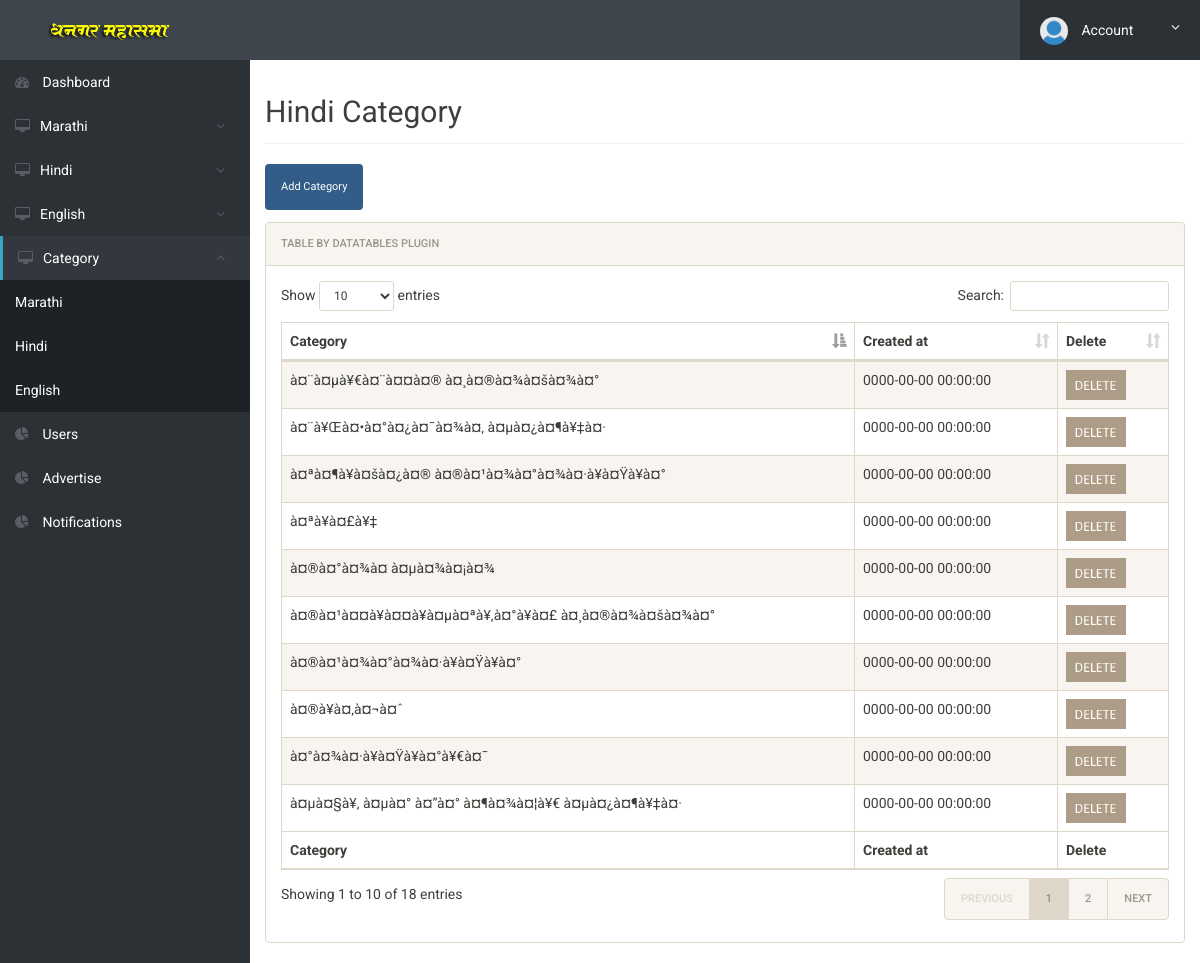
The app's page /h_category.php (signed in) with its own data.
### tables this page shows
CREATE TABLE IF NOT EXISTS `category` (
  `id` int(99) NOT NULL AUTO_INCREMENT,
  `caregory_name` text NOT NULL,
  `lang_status` int(2) NOT NULL,
  `created_at` timestamp NOT NULL DEFAULT CURRENT_TIMESTAMP,
  PRIMARY KEY (`id`)
);

### h_category.php (the view, shortened to what this page needs)
<?php session_start();
if(isset($_SESSION["id"]) and isset($_SESSION["user"]))
{
?>
<!doctype html>
<html lang="en" class="no-js">
<head>
	<link rel="stylesheet" href="css/font-awesome.min.css">
	<link rel="stylesheet" href="css/bootstrap.min.css">
	<link rel="stylesheet" href="css/dataTables.bootstrap.min.css">
	<link rel="stylesheet" href="css/bootstrap-social.css">
	<link rel="stylesheet" href="css/bootstrap-select.css">
	<link rel="stylesheet" href="css/fileinput.min.css">
	<link rel="stylesheet" href="css/awesome-bootstrap-checkbox.css">
	<link rel="stylesheet" href="css/style.css">
</head>
<body>
	<div class="brand clearfix">
		<a href="index.php" class="logo"><img src="img/logo.jpg" class="img-responsive" alt=""></a>
		<ul class="ts-profile-nav">
			<li class="ts-account">
				<a href="#"><img src="img/ts-avatar.jpg" class="ts-avatar hidden-side" alt=""> Account <i class="fa fa-angle-down hidden-side"></i></a>
			</li>
		</ul>
	</div>
	<div class="ts-main-content">
		<nav class="ts-sidebar">
			<ul class="ts-sidebar-menu">
				<li><a href="index.php"><i class="fa fa-dashboard"></i> Dashboard</a></li>
				<li ><a href="#"><i class="fa fa-desktop"></i>Marathi</a>
				</li>
				<li><a href="#"><i class="fa fa-desktop"></i>Hindi</a>
				</li>
				<li><a href="#"><i class="fa fa-desktop"></i>English</a>
				</li>
				<li class="open"><a href="#"><i class="fa fa-desktop"></i>Category</a>
					<ul>
						<li><a href="m_category.php">Marathi</a></li>
						<li><a href="h_category.php">Hindi</a></li>
						<li><a href="e_category.php">English</a></li>
					</ul>
				</li>
				<li><a href="users.php"><i class="fa fa-pie-chart"></i> Users</a></li>
				<li ><a href="advertise.php" ><i class="fa fa-pie-chart"></i> Advertise</a></li>
				<li><a href="notifications.php"><i class="fa fa-pie-chart"></i> Notifications</a></li>
			</ul>
		</nav>
		<div class="content-wrapper">
			<div class="container-fluid">
				<div class="row">
					<div class="col-md-12">
						<h2 class="page-title">Hindi Category</h2>
							<?php
				include_once ('connection.php');
				$sql = mysqli_query($con,"SELECT category.id, category.caregory_name,category.created_at  FROM category where lang_status=2");
				?>
				          <a href="category.php?status=2">  <button class="btn btn-primary" type="submit">Add Category</button></a>
						<div class="panel panel-default">
							<div class="panel-heading">Table by DataTables plugin</div>
							<div class="panel-body">
								<table id="zctb" class="display table table-striped table-bordered table-hover" cellspacing="0" width="100%">
									<thead>
										<tr>
											<th>Category</th>
											<th>Created at</th>
											<th >Delete</th>
										</tr>
									</thead>
									<tfoot>
										<tr>
											<th>Category</th>
											<th>Created at</th>
											<th >Delete</th>
										</tr>
									</tfoot>
									<tbody>
										<?
				while($row=mysqli_fetch_array($sql))
				{
					?>
						<tr align="left">
						<td > <? echo $row['1']; ?></td>
						<td > <? echo $row['2']; ?></td>
						<td ><a href="h_delete_category.php?id=<?= $row["id"]?> "><img src="img/delete.jpg" height="30" width="60"/></a></td>
						</tr>
				<?
				}
				?>
									</tbody>
								</table>
							</div>
						</div>
			</div>
		</div>
	</div>
</body>
</html>
<?php
}
  else
  {
  	$_SESSION["ERROR"]="Invalid Access, Please Login Again";
	header("Location:login.php");
  }
?>

### css/style.css (style rules this page uses)
html { font-size: 14px; }
@media only screen and (min-width: 480px) { html { font-size: 17px; } }
@media only screen and (min-width: 768px) { html { font-size: 14px; } }
body { font-size: 1em; }
a { color: #37a6c4; }
.btn { font-family: 'Oswald', sans-serif; }
.panel { overflow: hidden; }
ul, li { margin: 0; padding: 0; list-style: none; }
.btn { text-transform: none; }
.page-title { padding-bottom: 15px; margin-bottom: 20px; border-bottom: 1px solid #f0f0f0; }
.brand { background: #3e454c; position: relative; z-index: 3; position: fixed; width: 100%; top: 0; }
.brand .logo { box-sizing: border-box; padding: 20px; float: left; display: block; width: 200px; }
@media only screen and (min-width: 992px) { .brand .logo { width: 250px; } }
.brand .logo img { height: 20px; }
.brand .ts-profile-nav { float: right; display: none; }
.brand .ts-profile-nav li { float: left; position: relative; }
.brand .ts-profile-nav li a { display: block; padding: 20px; color: #fff; }
.brand .ts-profile-nav .ts-account .fa-angle-down { float: right; }
.brand .ts-profile-nav .ts-account > a { width: 180px; background: #2c3136; }
.brand .ts-profile-nav .ts-account .ts-avatar { border-radius: 50%; height: 28px; margin: -10px 0; margin-right: 10px; }
@media only screen and (min-width: 992px) { .brand .ts-profile-nav { display: block; } }
.ts-sidebar { background: #2c3136; max-height: 0; transition: max-height 0.3s; overflow: hidden; position: fixed; z-index: 2; width: 100%; bottom: 0; top: 60px; overflow-y: auto; }
@media only screen and (min-width: 992px) { .ts-sidebar { max-height: 100%; bottom: 0; } }
.ts-sidebar-menu a { display: block; text-decoration: none; padding: 12px 15px; color: #fff; }
.ts-sidebar-menu li { position: relative; }
.ts-sidebar-menu li i { color: #585c64; margin-right: 10px; }
.ts-sidebar-menu li ul { display: block; background: rgba(255, 0, 0, 0.12); background: rgba(0, 0, 0, 0.32); max-height: 0; overflow: hidden; transition: all 0.3s ease; }
.menu-open, .ts-sidebar-menu .open > ul { max-height: 2000px; }
.ts-sidebar-menu .open > a { background: rgba(51, 56, 62, 0.35); }
.ts-sidebar-menu > .open > a { background: #33383e; border-left: 3px solid #37a6c4; }
.ts-main-content .content-wrapper { padding-top: 15px; margin-top: 60px; }
@media only screen and (min-width: 992px) { .ts-main-content .ts-sidebar { width: 250px; float: left; } }
@media only screen and (min-width: 992px) { .ts-main-content .content-wrapper { margin-left: 250px; } }

### records on screen
category: caregory_name "à¤¨à¤µà¥€à¤¨à¤¤à¤® à¤¸à¤®à¤¾à¤šà¤¾à¤°", created_at "0000-00-00 00:00:00"
category: caregory_name "à¤°à¤¾à¤·à¥à¤Ÿà¥à¤°à¥€à¤¯", created_at "0000-00-00 00:00:00"
category: caregory_name "à¤®à¤¹à¤¤à¥à¤¤à¥à¤µà¤ªà¥‚à¤°à¥à¤£ à¤¸à¤®à¤¾à¤šà¤¾à¤°", created_at "0000-00-00 00:00:00"
category: caregory_name "à¤µà¤§à¥‚ à¤µà¤° à¤”à¤° à¤¶à¤¾à¤¦à¥€ à¤µà¤¿à¤¶à¥‡à¤·", created_at "0000-00-00 00:00:00"
category: caregory_name "à¤®à¤¹à¤¾à¤°à¤¾à¤·à¥à¤Ÿà¥à¤°", created_at "0000-00-00 00:00:00"
category: caregory_name "à¤®à¥à¤‚à¤¬à¤ˆ", created_at "0000-00-00 00:00:00"
category: caregory_name "à¤ªà¥à¤£à¥‡", created_at "0000-00-00 00:00:00"
category: caregory_name "à¤®à¤°à¤¾à¤ à¤µà¤¾à¤¡à¤¾", created_at "0000-00-00 00:00:00"
category: caregory_name "à¤ªà¤¶à¥à¤šà¤¿à¤® à¤®à¤¹à¤¾à¤°à¤¾à¤·à¥à¤Ÿà¥à¤°", created_at "0000-00-00 00:00:00"
category: caregory_name "à¤¨à¥Œà¤•à¤°à¤¿à¤¯à¤¾à¤‚ à¤µà¤¿à¤¶à¥‡à¤·", created_at "0000-00-00 00:00:00"
